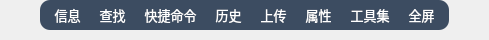
              <widget class="QWidget" name="widget_toolbar" native="true">
               <property name="minimumSize">
                <size>
                 <width>0</width>
                 <height>40</height>
                </size>
               </property>
               <property name="maximumSize">
                <size>
                 <width>16777215</width>
                 <height>40</height>
                </size>
               </property>
               <property name="styleSheet">
                <string notr="true">#widget_toolbar{
/*background-color: rgb(30, 45, 54);*/
border-bottom:0px solid rgb(108, 117, 125, 65); 
}
</string>
               </property>
               <layout class="QHBoxLayout" name="horizontalLayout_7">
                <property name="spacing">
                 <number>6</number>
                </property>
                <property name="leftMargin">
                 <number>0</number>
                </property>
                <property name="topMargin">
                 <number>0</number>
                </property>
                <property name="rightMargin">
                 <number>0</number>
                </property>
                <property name="bottomMargin">
                 <number>10</number>
                </property>
                <item>
                 <spacer name="horizontalSpacer_2">
                  <property name="orientation">
                   <enum>Qt::Horizontal</enum>
                  </property>
                  <property name="sizeHint" stdset="0">
                   <size>
                    <width>40</width>
                    <height>20</height>
                   </size>
                  </property>
                 </spacer>
                </item>
                <item>
                 <widget class="QWidget" name="widget_toolbar_s" native="true">
                  <property name="minimumSize">
                   <size>
                    <width>0</width>
                    <height>30</height>
                   </size>
                  </property>
                  <property name="maximumSize">
                   <size>
                    <width>450</width>
                    <height>30</height>
                   </size>
                  </property>
                  <property name="styleSheet">
                   <string notr="true">background-color: rgba(10, 31, 57, 200);
border-radius: 10px;</string>
                  </property>
                  <layout class="QHBoxLayout" name="horizontalLayout_6">
                   <property name="spacing">
                    <number>10</number>
                   </property>
                   <property name="leftMargin">
                    <number>10</number>
                   </property>
                   <property name="topMargin">
                    <number>0</number>
                   </property>
                   <property name="rightMargin">
                    <number>10</number>
                   </property>
                   <property name="bottomMargin">
                    <number>0</number>
                   </property>
                   <item>
                    <widget class="QToolButton" name="toolButton_info">
                     <property name="font">
                      <font>
                       <family>OPPOSans B</family>
                       <pointsize>10</pointsize>
                       <stylestrategy>PreferAntialias</stylestrategy>
                      </font>
                     </property>
                     <property name="styleSheet">
                      <string notr="true">QToolButton {
	color: rgb(255, 255, 255);
	background-color: rgba(255, 255, 255, 0);
	border: none;
}

QToolButton::menu-indicator { 
	image: None;
}

 
QToolButton:hover {
	color: rgb(255, 255, 255);
	background-color: rgba(255, 255, 255, 0);
	border: none;
}</string>
                     </property>
                     <property name="text">
                      <string>信息</string>
                     </property>
                    </widget>
                   </item>
                   <item>
                    <widget class="QToolButton" name="toolButton_find">
                     <property name="font">
                      <font>
                       <family>OPPOSans B</family>
                       <pointsize>10</pointsize>
                       <stylestrategy>PreferAntialias</stylestrategy>
                      </font>
                     </property>
                     <property name="styleSheet">
                      <string notr="true">QToolButton {
	color: rgb(255, 255, 255);
	background-color: rgba(255, 255, 255, 0);
	border: none;
}

QToolButton::menu-indicator { 
	image: None;
}

 
QToolButton:hover {
	color: rgb(255, 255, 255);
	background-color: rgba(255, 255, 255, 0);
	border: none;
}</string>
                     </property>
                     <property name="text">
                      <string>查找</string>
                     </property>
                    </widget>
                   </item>
                   <item>
                    <widget class="QToolButton" name="toolButton_command">
                     <property name="font">
                      <font>
                       <family>OPPOSans B</family>
                       <pointsize>10</pointsize>
                       <stylestrategy>PreferAntialias</stylestrategy>
                      </font>
                     </property>
                     <property name="styleSheet">
                      <string notr="true">QToolButton {
	color: rgb(255, 255, 255);
	background-color: rgba(255, 255, 255, 0);
	border: none;
}

QToolButton::menu-indicator { 
	image: None;
}

 
QToolButton:hover {
	color: rgb(255, 255, 255);
	background-color: rgba(255, 255, 255, 0);
	border: none;
}</string>
                     </property>
                     <property name="text">
                      <string>快捷命令</string>
                     </property>
                    </widget>
                   </item>
                   <item>
                    <widget class="QToolButton" name="toolButton_history">
                     <property name="font">
                      <font>
                       <family>OPPOSans B</family>
                       <pointsize>10</pointsize>
                       <stylestrategy>PreferAntialias</stylestrategy>
                      </font>
                     </property>
                     <property name="styleSheet">
                      <string notr="true">QToolButton {
	color: rgb(255, 255, 255);
	background-color: rgba(255, 255, 255, 0);
	border: none;
}

QToolButton::menu-indicator { 
	image: None;
}

 
QToolButton:hover {
	color: rgb(255, 255, 255);
	background-color: rgba(255, 255, 255, 0);
	border: none;
}</string>
                     </property>
                     <property name="text">
                      <string>历史</string>
                     </property>
                    </widget>
                   </item>
                   <item>
                    <widget class="QToolButton" name="toolButton_upload">
                     <property name="font">
                      <font>
                       <family>OPPOSans B</family>
                       <pointsize>10</pointsize>
                       <stylestrategy>PreferAntialias</stylestrategy>
                      </font>
                     </property>
                     <property name="styleSheet">
                      <string notr="true">QToolButton {
	color: rgb(255, 255, 255);
	background-color: rgba(255, 255, 255, 0);
	border: none;
}

QToolButton::menu-indicator { 
	image: None;
}

 
QToolButton:hover {
	color: rgb(255, 255, 255);
	background-color: rgba(255, 255, 255, 0);
	border: none;
}</string>
                     </property>
                     <property name="text">
                      <string>上传</string>
                     </property>
                    </widget>
                   </item>
                   <item>
                    <widget class="QToolButton" name="toolButton_conectStats">
                     <property name="font">
                      <font>
                       <family>OPPOSans B</family>
                       <pointsize>10</pointsize>
                       <stylestrategy>PreferAntialias</stylestrategy>
                      </font>
                     </property>
                     <property name="styleSheet">
                      <string notr="true">QToolButton {
	color: rgb(255, 255, 255);
	background-color: rgba(255, 255, 255, 0);
	border: none;
}

QToolButton::menu-indicator { 
	image: None;
}

 
QToolButton:hover {
	color: rgb(255, 255, 255);
	background-color: rgba(255, 255, 255, 0);
	border: none;
}</string>
                     </property>
                     <property name="text">
                      <string>属性</string>
                     </property>
                    </widget>
                   </item>
                   <item>
                    <widget class="QToolButton" name="toolButton_toolkit">
                     <property name="font">
                      <font>
                       <family>OPPOSans B</family>
                       <pointsize>10</pointsize>
                       <stylestrategy>PreferAntialias</stylestrategy>
                      </font>
                     </property>
                     <property name="styleSheet">
                      <string notr="true">QToolButton {
	color: rgb(255, 255, 255);
	background-color: rgba(255, 255, 255, 0);
	border: none;
}

QToolButton::menu-indicator { 
	image: None;
}

 
QToolButton:hover {
	color: rgb(255, 255, 255);
	background-color: rgba(255, 255, 255, 0);
	border: none;
}</string>
                     </property>
                     <property name="text">
                      <string>工具集</string>
                     </property>
                    </widget>
                   </item>
                   <item>
                    <widget class="QToolButton" name="toolButton_fullScreen">
                     <property name="font">
                      <font>
                       <family>OPPOSans B</family>
                       <pointsize>10</pointsize>
                       <stylestrategy>PreferAntialias</stylestrategy>
                      </font>
                     </property>
                     <property name="styleSheet">
                      <string notr="true">QToolButton {
	color: rgb(255, 255, 255);
	background-color: rgba(255, 255, 255, 0);
	border: none;
}

QToolButton::menu-indicator { 
	image: None;
}

 
QToolButton:hover {
	color: rgb(255, 255, 255);
	background-color: rgba(255, 255, 255, 0);
	border: none;
}</string>
                     </property>
                     <property name="text">
                      <string>全屏</string>
                     </property>
                    </widget>
                   </item>
                  </layout>
                 </widget>
                </item>
                <item>
                 <spacer name="horizontalSpacer_3">
                  <property name="orientation">
                   <enum>Qt::Horizontal</enum>
                  </property>
                  <property name="sizeHint" stdset="0">
                   <size>
                    <width>40</width>
                    <height>20</height>
                   </size>
                  </property>
                 </spacer>
                </item>
               </layout>
              </widget>
